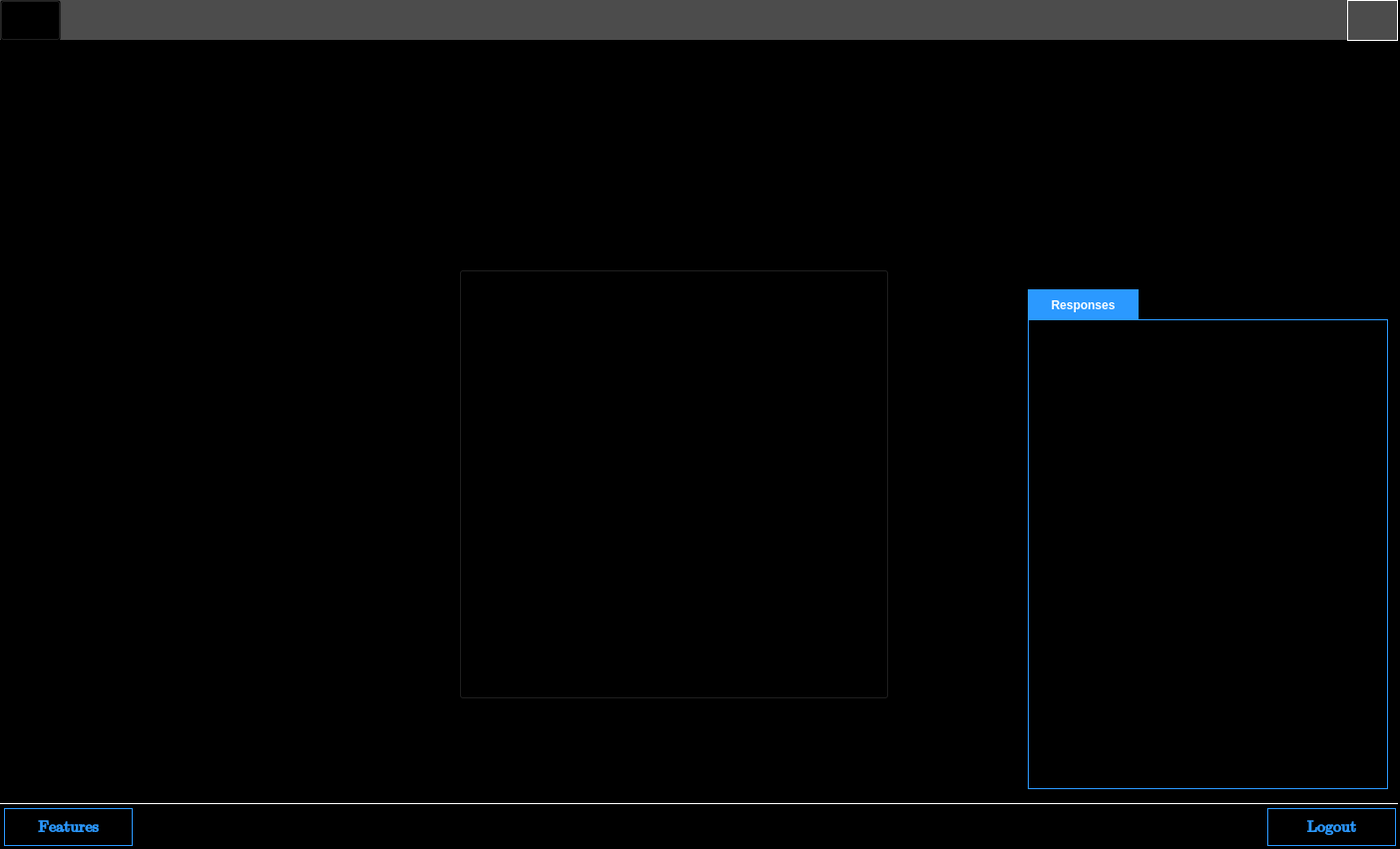
<?xml version="1.0" encoding="UTF-8"?>
<ui version="4.0">
 <class>home</class>
 <widget class="QMainWindow" name="home">
  <property name="geometry">
   <rect>
    <x>0</x>
    <y>0</y>
    <width>1403</width>
    <height>851</height>
   </rect>
  </property>
  <property name="windowTitle">
   <string>MainWindow</string>
  </property>
  <property name="styleSheet">
   <string notr="true">background-color: rgb(0, 0, 0);</string>
  </property>
  <widget class="QWidget" name="centralwidget">
   <layout class="QHBoxLayout" name="horizontalLayout">
    <property name="spacing">
     <number>0</number>
    </property>
    <property name="leftMargin">
     <number>0</number>
    </property>
    <property name="topMargin">
     <number>0</number>
    </property>
    <property name="rightMargin">
     <number>0</number>
    </property>
    <property name="bottomMargin">
     <number>0</number>
    </property>
    <item>
     <widget class="QFrame" name="frame">
      <property name="maximumSize">
       <size>
        <width>0</width>
        <height>16777215</height>
       </size>
      </property>
      <property name="styleSheet">
       <string notr="true"/>
      </property>
      <property name="frameShape">
       <enum>QFrame::StyledPanel</enum>
      </property>
      <property name="frameShadow">
       <enum>QFrame::Raised</enum>
      </property>
      <widget class="QLabel" name="label_12">
       <property name="geometry">
        <rect>
         <x>0</x>
         <y>0</y>
         <width>251</width>
         <height>201</height>
        </rect>
       </property>
       <property name="styleSheet">
        <string notr="true">background-color: rgb(41, 113, 121);
border-right:1px solid rgb(255,255,255);</string>
       </property>
       <property name="text">
        <string/>
       </property>
      </widget>
      <widget class="QLabel" name="label_13">
       <property name="geometry">
        <rect>
         <x>70</x>
         <y>30</y>
         <width>116</width>
         <height>91</height>
        </rect>
       </property>
       <property name="styleSheet">
        <string notr="true">background-color:rgba(0,0,0,0);
border:1px solid rgb(255, 255, 255);</string>
       </property>
       <property name="text">
        <string/>
       </property>
       <property name="pixmap">
        <pixmap>images/defaultperson.jpg</pixmap>
       </property>
       <property name="scaledContents">
        <bool>true</bool>
       </property>
      </widget>
      <widget class="QLabel" name="label_14">
       <property name="geometry">
        <rect>
         <x>0</x>
         <y>140</y>
         <width>121</width>
         <height>41</height>
        </rect>
       </property>
       <property name="font">
        <font>
         <family>Cambria Math</family>
         <pointsize>15</pointsize>
         <weight>75</weight>
         <bold>true</bold>
        </font>
       </property>
       <property name="styleSheet">
        <string notr="true">background-color:rgba(0,0,0,0);
color:rgb(255,255,255);</string>
       </property>
       <property name="text">
        <string/>
       </property>
       <property name="alignment">
        <set>Qt::AlignRight|Qt::AlignTrailing|Qt::AlignVCenter</set>
       </property>
      </widget>
      <widget class="QPushButton" name="pushButton_5">
       <property name="geometry">
        <rect>
         <x>10</x>
         <y>300</y>
         <width>231</width>
         <height>41</height>
        </rect>
       </property>
       <property name="font">
        <font>
         <family>Cambria Math</family>
         <pointsize>13</pointsize>
         <weight>75</weight>
         <bold>true</bold>
        </font>
       </property>
       <property name="styleSheet">
        <string notr="true">QPushButton{
	color:rgb(255,255,255);
}
QPushButton:hover{
	background-color: rgb(43, 199, 255);
	color:rgb(0,0,0);
}</string>
       </property>
       <property name="text">
        <string>Home</string>
       </property>
      </widget>
      <widget class="QLabel" name="label_15">
       <property name="geometry">
        <rect>
         <x>130</x>
         <y>140</y>
         <width>121</width>
         <height>41</height>
        </rect>
       </property>
       <property name="font">
        <font>
         <family>Cambria Math</family>
         <pointsize>15</pointsize>
         <weight>75</weight>
         <bold>true</bold>
        </font>
       </property>
       <property name="styleSheet">
        <string notr="true">background-color:rgba(0,0,0,0);
color:rgb(255,255,255);</string>
       </property>
       <property name="text">
        <string/>
       </property>
       <property name="alignment">
        <set>Qt::AlignLeading|Qt::AlignLeft|Qt::AlignVCenter</set>
       </property>
      </widget>
      <widget class="QPushButton" name="pushButton_6">
       <property name="geometry">
        <rect>
         <x>10</x>
         <y>240</y>
         <width>231</width>
         <height>41</height>
        </rect>
       </property>
       <property name="font">
        <font>
         <family>Cambria Math</family>
         <pointsize>13</pointsize>
         <weight>75</weight>
         <bold>true</bold>
        </font>
       </property>
       <property name="styleSheet">
        <string notr="true">QPushButton{
	color:rgb(255,255,255);
}
QPushButton:hover{
	background-color: rgb(43, 199, 255);
	color:rgb(0,0,0);
}</string>
       </property>
       <property name="text">
        <string>Profile</string>
       </property>
      </widget>
      <widget class="QPushButton" name="pushButton_7">
       <property name="geometry">
        <rect>
         <x>10</x>
         <y>800</y>
         <width>231</width>
         <height>41</height>
        </rect>
       </property>
       <property name="font">
        <font>
         <family>Cambria Math</family>
         <pointsize>13</pointsize>
         <weight>75</weight>
         <bold>true</bold>
        </font>
       </property>
       <property name="styleSheet">
        <string notr="true">QPushButton{
	color:rgb(255,255,255);
}
QPushButton:hover{
	background-color: rgb(43, 199, 255);
	color:rgb(0,0,0);
}</string>
       </property>
       <property name="text">
        <string>Quit</string>
       </property>
      </widget>
      <widget class="QLabel" name="label_18">
       <property name="geometry">
        <rect>
         <x>0</x>
         <y>200</y>
         <width>251</width>
         <height>651</height>
        </rect>
       </property>
       <property name="styleSheet">
        <string notr="true">color:rgb(0,0,0);
border-right:1px solid rgb(255,255,255);</string>
       </property>
       <property name="text">
        <string/>
       </property>
      </widget>
      <widget class="QPushButton" name="pushButton_8">
       <property name="geometry">
        <rect>
         <x>10</x>
         <y>360</y>
         <width>231</width>
         <height>41</height>
        </rect>
       </property>
       <property name="font">
        <font>
         <family>Cambria Math</family>
         <pointsize>13</pointsize>
         <weight>75</weight>
         <bold>true</bold>
        </font>
       </property>
       <property name="styleSheet">
        <string notr="true">QPushButton{
	color:rgb(255,255,255);
}
QPushButton:hover{
	background-color: rgb(43, 199, 255);
	color:rgb(0,0,0);
}</string>
       </property>
       <property name="text">
        <string>Features</string>
       </property>
      </widget>
      <zorder>label_18</zorder>
      <zorder>label_12</zorder>
      <zorder>label_13</zorder>
      <zorder>label_14</zorder>
      <zorder>pushButton_5</zorder>
      <zorder>label_15</zorder>
      <zorder>pushButton_6</zorder>
      <zorder>pushButton_7</zorder>
      <zorder>pushButton_8</zorder>
     </widget>
    </item>
    <item>
     <widget class="QFrame" name="frame_2">
      <property name="frameShape">
       <enum>QFrame::StyledPanel</enum>
      </property>
      <property name="frameShadow">
       <enum>QFrame::Raised</enum>
      </property>
      <widget class="QLabel" name="label">
       <property name="geometry">
        <rect>
         <x>0</x>
         <y>0</y>
         <width>1401</width>
         <height>40</height>
        </rect>
       </property>
       <property name="styleSheet">
        <string notr="true">background-color: rgb(76, 76, 76);</string>
       </property>
       <property name="text">
        <string/>
       </property>
      </widget>
      <widget class="QLabel" name="label_2">
       <property name="geometry">
        <rect>
         <x>10</x>
         <y>5</y>
         <width>41</width>
         <height>31</height>
        </rect>
       </property>
       <property name="text">
        <string/>
       </property>
       <property name="pixmap">
        <pixmap>Images/menu.png</pixmap>
       </property>
       <property name="scaledContents">
        <bool>true</bool>
       </property>
      </widget>
      <widget class="QLabel" name="label_3">
       <property name="geometry">
        <rect>
         <x>1350</x>
         <y>0</y>
         <width>51</width>
         <height>41</height>
        </rect>
       </property>
       <property name="styleSheet">
        <string notr="true">background-color: rgba(0, 0, 0, 0);</string>
       </property>
       <property name="text">
        <string/>
       </property>
       <property name="pixmap">
        <pixmap>Database/Images/defaultperson.jpg</pixmap>
       </property>
       <property name="scaledContents">
        <bool>true</bool>
       </property>
      </widget>
      <widget class="QLabel" name="label_4">
       <property name="geometry">
        <rect>
         <x>20</x>
         <y>70</y>
         <width>401</width>
         <height>91</height>
        </rect>
       </property>
       <property name="text">
        <string/>
       </property>
       <property name="pixmap">
        <pixmap>../Images/initial.gif</pixmap>
       </property>
       <property name="scaledContents">
        <bool>false</bool>
       </property>
      </widget>
      <widget class="QLabel" name="label_5">
       <property name="geometry">
        <rect>
         <x>170</x>
         <y>90</y>
         <width>1011</width>
         <height>741</height>
        </rect>
       </property>
       <property name="text">
        <string/>
       </property>
       <property name="pixmap">
        <pixmap>../Images/Aqua.gif</pixmap>
       </property>
       <property name="scaledContents">
        <bool>true</bool>
       </property>
      </widget>
      <widget class="QLabel" name="label_6">
       <property name="geometry">
        <rect>
         <x>-90</x>
         <y>210</y>
         <width>541</width>
         <height>381</height>
        </rect>
       </property>
       <property name="text">
        <string/>
       </property>
       <property name="pixmap">
        <pixmap>../Images/Iron_Template_1.gif</pixmap>
       </property>
       <property name="scaledContents">
        <bool>true</bool>
       </property>
      </widget>
      <widget class="QTextEdit" name="textEdit">
       <property name="geometry">
        <rect>
         <x>1030</x>
         <y>320</y>
         <width>361</width>
         <height>471</height>
        </rect>
       </property>
       <property name="font">
        <font>
         <pointsize>10</pointsize>
         <weight>75</weight>
         <bold>true</bold>
        </font>
       </property>
       <property name="styleSheet">
        <string notr="true">border:1px solid rgb(43, 153, 255);
color: rgb(133, 255, 251);</string>
       </property>
       <property name="sizeAdjustPolicy">
        <enum>QAbstractScrollArea::AdjustToContents</enum>
       </property>
       <property name="tabChangesFocus">
        <bool>true</bool>
       </property>
       <property name="readOnly">
        <bool>true</bool>
       </property>
       <property name="html">
        <string>&lt;!DOCTYPE HTML PUBLIC &quot;-//W3C//DTD HTML 4.0//EN&quot; &quot;http://www.w3.org/TR/REC-html40/strict.dtd&quot;&gt;
&lt;html&gt;&lt;head&gt;&lt;meta name=&quot;qrichtext&quot; content=&quot;1&quot; /&gt;&lt;style type=&quot;text/css&quot;&gt;
p, li { white-space: pre-wrap; }
&lt;/style&gt;&lt;/head&gt;&lt;body style=&quot; font-family:'MS Shell Dlg 2'; font-size:10pt; font-weight:600; font-style:normal;&quot;&gt;
&lt;p style=&quot;-qt-paragraph-type:empty; margin-top:0px; margin-bottom:0px; margin-left:0px; margin-right:0px; -qt-block-indent:0; text-indent:0px;&quot;&gt;&lt;br /&gt;&lt;/p&gt;&lt;/body&gt;&lt;/html&gt;</string>
       </property>
      </widget>
      <widget class="QLabel" name="label_7">
       <property name="geometry">
        <rect>
         <x>0</x>
         <y>805</y>
         <width>1401</width>
         <height>51</height>
        </rect>
       </property>
       <property name="styleSheet">
        <string notr="true">background-color: rgba(0,0,0,0);
border-top:1px solid rgb(255,255,255)</string>
       </property>
       <property name="text">
        <string/>
       </property>
      </widget>
      <widget class="QLabel" name="label_8">
       <property name="geometry">
        <rect>
         <x>540</x>
         <y>90</y>
         <width>261</width>
         <height>61</height>
        </rect>
       </property>
       <property name="font">
        <font>
         <family>Cambria Math</family>
         <pointsize>25</pointsize>
        </font>
       </property>
       <property name="styleSheet">
        <string notr="true">color: rgb(133, 255, 251);</string>
       </property>
       <property name="text">
        <string/>
       </property>
       <property name="alignment">
        <set>Qt::AlignCenter</set>
       </property>
      </widget>
      <widget class="QLabel" name="label_9">
       <property name="geometry">
        <rect>
         <x>1010</x>
         <y>20</y>
         <width>411</width>
         <height>271</height>
        </rect>
       </property>
       <property name="text">
        <string/>
       </property>
       <property name="pixmap">
        <pixmap>Database/Images/wdwdwd.png</pixmap>
       </property>
       <property name="scaledContents">
        <bool>true</bool>
       </property>
      </widget>
      <widget class="QLabel" name="label_10">
       <property name="geometry">
        <rect>
         <x>1030</x>
         <y>290</y>
         <width>111</width>
         <height>31</height>
        </rect>
       </property>
       <property name="font">
        <font>
         <weight>75</weight>
         <bold>true</bold>
        </font>
       </property>
       <property name="styleSheet">
        <string notr="true">background-color: rgb(43, 153, 255);
color:rgb(255,255,255);</string>
       </property>
       <property name="text">
        <string>Responses</string>
       </property>
       <property name="alignment">
        <set>Qt::AlignCenter</set>
       </property>
      </widget>
      <widget class="QLabel" name="label_11">
       <property name="geometry">
        <rect>
         <x>-20</x>
         <y>560</y>
         <width>401</width>
         <height>241</height>
        </rect>
       </property>
       <property name="text">
        <string/>
       </property>
       <property name="pixmap">
        <pixmap>../Images/Earth.gif</pixmap>
       </property>
       <property name="scaledContents">
        <bool>true</bool>
       </property>
      </widget>
      <widget class="QPushButton" name="pushButton">
       <property name="geometry">
        <rect>
         <x>1350</x>
         <y>0</y>
         <width>51</width>
         <height>41</height>
        </rect>
       </property>
       <property name="styleSheet">
        <string notr="true">background-color:rgba(0,0,0,0);
border:1px solid rgb(255, 255, 255)</string>
       </property>
       <property name="text">
        <string/>
       </property>
      </widget>
      <widget class="QPushButton" name="pushButton_2">
       <property name="geometry">
        <rect>
         <x>0</x>
         <y>0</y>
         <width>61</width>
         <height>41</height>
        </rect>
       </property>
       <property name="styleSheet">
        <string notr="true">background-color:rgba(0,0,0,0);</string>
       </property>
       <property name="text">
        <string/>
       </property>
      </widget>
      <widget class="QPushButton" name="pushButton_3">
       <property name="geometry">
        <rect>
         <x>460</x>
         <y>270</y>
         <width>431</width>
         <height>431</height>
        </rect>
       </property>
       <property name="styleSheet">
        <string notr="true">background-color:rgba(0,0,0,0);</string>
       </property>
       <property name="text">
        <string/>
       </property>
      </widget>
      <widget class="QPushButton" name="pushButton_4">
       <property name="geometry">
        <rect>
         <x>1270</x>
         <y>810</y>
         <width>129</width>
         <height>38</height>
        </rect>
       </property>
       <property name="font">
        <font>
         <family>Cambria Math</family>
         <pointsize>12</pointsize>
         <weight>75</weight>
         <bold>true</bold>
        </font>
       </property>
       <property name="styleSheet">
        <string notr="true">QPushButton{
	color:rgb(43, 153, 255);
	border:1px solid rgb(43, 153, 255);
}
QPushButton:hover{
	background-color: rgb(43, 153, 255);
	color:rgb(0,0,0);
}</string>
       </property>
       <property name="text">
        <string>Logout</string>
       </property>
      </widget>
      <widget class="QLabel" name="label_16">
       <property name="geometry">
        <rect>
         <x>1100</x>
         <y>90</y>
         <width>211</width>
         <height>61</height>
        </rect>
       </property>
       <property name="font">
        <font>
         <family>Cambria Math</family>
         <pointsize>28</pointsize>
         <weight>75</weight>
         <bold>true</bold>
        </font>
       </property>
       <property name="styleSheet">
        <string notr="true">color: rgb(133, 255, 251);</string>
       </property>
       <property name="text">
        <string/>
       </property>
       <property name="alignment">
        <set>Qt::AlignCenter</set>
       </property>
      </widget>
      <widget class="QLabel" name="label_17">
       <property name="geometry">
        <rect>
         <x>1100</x>
         <y>170</y>
         <width>211</width>
         <height>61</height>
        </rect>
       </property>
       <property name="font">
        <font>
         <family>Cambria Math</family>
         <pointsize>22</pointsize>
         <weight>75</weight>
         <bold>true</bold>
        </font>
       </property>
       <property name="styleSheet">
        <string notr="true">color: rgb(133, 255, 251);</string>
       </property>
       <property name="text">
        <string/>
       </property>
       <property name="alignment">
        <set>Qt::AlignCenter</set>
       </property>
      </widget>
      <widget class="QPushButton" name="pushButton_13">
       <property name="geometry">
        <rect>
         <x>4</x>
         <y>810</y>
         <width>129</width>
         <height>38</height>
        </rect>
       </property>
       <property name="font">
        <font>
         <family>Cambria Math</family>
         <pointsize>12</pointsize>
         <weight>75</weight>
         <bold>true</bold>
        </font>
       </property>
       <property name="styleSheet">
        <string notr="true">QPushButton{
	color:rgb(43, 153, 255);
	border:1px solid rgb(43, 153, 255);
}
QPushButton:hover{
	background-color: rgb(43, 153, 255);
	color:rgb(0,0,0);
}</string>
       </property>
       <property name="text">
        <string>Features</string>
       </property>
      </widget>
      <widget class="QFrame" name="frame_3">
       <property name="geometry">
        <rect>
         <x>0</x>
         <y>40</y>
         <width>0</width>
         <height>811</height>
        </rect>
       </property>
       <property name="styleSheet">
        <string notr="true">background-color: rgb(50, 50, 50);</string>
       </property>
       <property name="frameShape">
        <enum>QFrame::StyledPanel</enum>
       </property>
       <property name="frameShadow">
        <enum>QFrame::Raised</enum>
       </property>
       <widget class="QLabel" name="label_19">
        <property name="geometry">
         <rect>
          <x>0</x>
          <y>0</y>
          <width>1401</width>
          <height>151</height>
         </rect>
        </property>
        <property name="styleSheet">
         <string notr="true">background-color: rgb(33, 33, 33);</string>
        </property>
        <property name="text">
         <string/>
        </property>
       </widget>
       <widget class="QLabel" name="label_20">
        <property name="geometry">
         <rect>
          <x>500</x>
          <y>40</y>
          <width>391</width>
          <height>81</height>
         </rect>
        </property>
        <property name="font">
         <font>
          <family>Cambria Math</family>
          <pointsize>30</pointsize>
          <weight>75</weight>
          <bold>true</bold>
         </font>
        </property>
        <property name="styleSheet">
         <string notr="true">color:rgb(255,255,255);
background-color:rgba(0,0,0,0);</string>
        </property>
        <property name="text">
         <string>Advance Features</string>
        </property>
       </widget>
       <widget class="QLabel" name="label_21">
        <property name="geometry">
         <rect>
          <x>50</x>
          <y>230</y>
          <width>401</width>
          <height>241</height>
         </rect>
        </property>
        <property name="styleSheet">
         <string notr="true">background-color: rgb(33, 33, 33);
border-radius:30px</string>
        </property>
        <property name="frameShape">
         <enum>QFrame::NoFrame</enum>
        </property>
        <property name="text">
         <string/>
        </property>
       </widget>
       <widget class="QLabel" name="label_22">
        <property name="geometry">
         <rect>
          <x>110</x>
          <y>270</y>
          <width>281</width>
          <height>41</height>
         </rect>
        </property>
        <property name="font">
         <font>
          <family>Cambria Math</family>
          <pointsize>17</pointsize>
         </font>
        </property>
        <property name="styleSheet">
         <string notr="true">color:rgb(255, 255, 255);
background-color:rgba(0,0,0,0);</string>
        </property>
        <property name="text">
         <string>Add application or web</string>
        </property>
       </widget>
       <widget class="QLabel" name="label_23">
        <property name="geometry">
         <rect>
          <x>80</x>
          <y>330</y>
          <width>331</width>
          <height>61</height>
         </rect>
        </property>
        <property name="font">
         <font>
          <pointsize>10</pointsize>
         </font>
        </property>
        <property name="styleSheet">
         <string notr="true">background-color:rgba(0,0,0,0);
color: rgb(255, 255, 255);</string>
        </property>
        <property name="text">
         <string>Use this feature to open the application or websites. This feature is most useful</string>
        </property>
        <property name="alignment">
         <set>Qt::AlignCenter</set>
        </property>
        <property name="wordWrap">
         <bool>true</bool>
        </property>
       </widget>
       <widget class="QPushButton" name="pushButton_9">
        <property name="geometry">
         <rect>
          <x>190</x>
          <y>410</y>
          <width>121</width>
          <height>36</height>
         </rect>
        </property>
        <property name="font">
         <font>
          <family>Cambria Math</family>
          <pointsize>10</pointsize>
          <weight>75</weight>
          <bold>true</bold>
         </font>
        </property>
        <property name="styleSheet">
         <string notr="true">QPushButton{
	color: rgb(58, 196, 255);
	background-color:rgb(0, 0, 0);
	border:1px solid rgb(58, 196, 255);
}
QPushButton:hover{
	background-color:rgb(58, 196, 255);
	color:rgb(0,0,0);
}</string>
        </property>
        <property name="text">
         <string>Launch</string>
        </property>
       </widget>
       <widget class="QPushButton" name="pushButton_10">
        <property name="geometry">
         <rect>
          <x>50</x>
          <y>740</y>
          <width>161</width>
          <height>41</height>
         </rect>
        </property>
        <property name="font">
         <font>
          <family>Cambria Math</family>
          <pointsize>11</pointsize>
          <weight>75</weight>
          <bold>true</bold>
         </font>
        </property>
        <property name="styleSheet">
         <string notr="true">QPushButton{
	color: rgb(58, 196, 255);
	background-color:rgb(0, 0, 0);
	border:1px solid rgb(58, 196, 255);
}
QPushButton:hover{
	background-color:rgb(58, 196, 255);
	color:rgb(0,0,0);
}</string>
        </property>
        <property name="text">
         <string>Back</string>
        </property>
       </widget>
       <widget class="QLabel" name="label_24">
        <property name="geometry">
         <rect>
          <x>500</x>
          <y>230</y>
          <width>401</width>
          <height>241</height>
         </rect>
        </property>
        <property name="styleSheet">
         <string notr="true">background-color: rgb(33, 33, 33);
border-radius:30px</string>
        </property>
        <property name="frameShape">
         <enum>QFrame::NoFrame</enum>
        </property>
        <property name="text">
         <string/>
        </property>
       </widget>
       <widget class="QLabel" name="label_25">
        <property name="geometry">
         <rect>
          <x>610</x>
          <y>270</y>
          <width>171</width>
          <height>41</height>
         </rect>
        </property>
        <property name="font">
         <font>
          <family>Cambria Math</family>
          <pointsize>17</pointsize>
         </font>
        </property>
        <property name="styleSheet">
         <string notr="true">color:rgb(255, 255, 255);
background-color:rgba(0,0,0,0);</string>
        </property>
        <property name="text">
         <string>Virtual Mouse</string>
        </property>
       </widget>
       <widget class="QLabel" name="label_26">
        <property name="geometry">
         <rect>
          <x>540</x>
          <y>330</y>
          <width>331</width>
          <height>61</height>
         </rect>
        </property>
        <property name="font">
         <font>
          <pointsize>10</pointsize>
         </font>
        </property>
        <property name="styleSheet">
         <string notr="true">background-color:rgba(0,0,0,0);
color: rgb(255, 255, 255);</string>
        </property>
        <property name="text">
         <string>Virtual Mouse is very easy to use click here to launch button. Move the fingers show camera in your laptop or pc</string>
        </property>
        <property name="alignment">
         <set>Qt::AlignCenter</set>
        </property>
        <property name="wordWrap">
         <bool>true</bool>
        </property>
       </widget>
       <widget class="QPushButton" name="pushButton_11">
        <property name="geometry">
         <rect>
          <x>640</x>
          <y>410</y>
          <width>121</width>
          <height>36</height>
         </rect>
        </property>
        <property name="font">
         <font>
          <family>Cambria Math</family>
          <pointsize>10</pointsize>
          <weight>75</weight>
          <bold>true</bold>
         </font>
        </property>
        <property name="styleSheet">
         <string notr="true">QPushButton{
	color: rgb(58, 196, 255);
	background-color:rgb(0, 0, 0);
	border:1px solid rgb(58, 196, 255);
}
QPushButton:hover{
	background-color:rgb(58, 196, 255);
	color:rgb(0,0,0);
}</string>
        </property>
        <property name="text">
         <string>Launch</string>
        </property>
       </widget>
       <widget class="QLabel" name="label_27">
        <property name="geometry">
         <rect>
          <x>950</x>
          <y>230</y>
          <width>401</width>
          <height>241</height>
         </rect>
        </property>
        <property name="styleSheet">
         <string notr="true">background-color: rgb(33, 33, 33);
border-radius:30px</string>
        </property>
        <property name="frameShape">
         <enum>QFrame::NoFrame</enum>
        </property>
        <property name="text">
         <string/>
        </property>
       </widget>
       <widget class="QLabel" name="label_28">
        <property name="geometry">
         <rect>
          <x>1090</x>
          <y>270</y>
          <width>111</width>
          <height>41</height>
         </rect>
        </property>
        <property name="font">
         <font>
          <family>Cambria Math</family>
          <pointsize>17</pointsize>
         </font>
        </property>
        <property name="styleSheet">
         <string notr="true">color:rgb(255, 255, 255);
background-color:rgba(0,0,0,0);</string>
        </property>
        <property name="text">
         <string>Browser</string>
        </property>
       </widget>
       <widget class="QLabel" name="label_29">
        <property name="geometry">
         <rect>
          <x>980</x>
          <y>330</y>
          <width>331</width>
          <height>61</height>
         </rect>
        </property>
        <property name="font">
         <font>
          <pointsize>10</pointsize>
         </font>
        </property>
        <property name="styleSheet">
         <string notr="true">background-color:rgba(0,0,0,0);
color: rgb(255, 255, 255);</string>
        </property>
        <property name="text">
         <string>Browser is very fastest. This is a internet browser to safe browsing. </string>
        </property>
        <property name="alignment">
         <set>Qt::AlignCenter</set>
        </property>
        <property name="wordWrap">
         <bool>true</bool>
        </property>
       </widget>
       <widget class="QPushButton" name="pushButton_12">
        <property name="geometry">
         <rect>
          <x>1090</x>
          <y>410</y>
          <width>121</width>
          <height>36</height>
         </rect>
        </property>
        <property name="font">
         <font>
          <family>Cambria Math</family>
          <pointsize>10</pointsize>
          <weight>75</weight>
          <bold>true</bold>
         </font>
        </property>
        <property name="styleSheet">
         <string notr="true">QPushButton{
	color: rgb(58, 196, 255);
	background-color:rgb(0, 0, 0);
	border:1px solid rgb(58, 196, 255);
}
QPushButton:hover{
	background-color:rgb(58, 196, 255);
	color:rgb(0,0,0);
}</string>
        </property>
        <property name="text">
         <string>Launch</string>
        </property>
       </widget>
       <widget class="QPushButton" name="pushButton_14">
        <property name="geometry">
         <rect>
          <x>1180</x>
          <y>740</y>
          <width>161</width>
          <height>41</height>
         </rect>
        </property>
        <property name="font">
         <font>
          <family>Cambria Math</family>
          <pointsize>11</pointsize>
          <weight>75</weight>
          <bold>true</bold>
         </font>
        </property>
        <property name="styleSheet">
         <string notr="true">QPushButton{
	color: rgb(58, 196, 255);
	background-color:rgb(0, 0, 0);
	border:1px solid rgb(58, 196, 255);
}
QPushButton:hover{
	background-color:rgb(58, 196, 255);
	color:rgb(0,0,0);
}</string>
        </property>
        <property name="text">
         <string>Clear all data</string>
        </property>
       </widget>
       <zorder>label_24</zorder>
       <zorder>label_19</zorder>
       <zorder>label_20</zorder>
       <zorder>label_21</zorder>
       <zorder>label_22</zorder>
       <zorder>label_23</zorder>
       <zorder>pushButton_9</zorder>
       <zorder>pushButton_10</zorder>
       <zorder>label_25</zorder>
       <zorder>label_26</zorder>
       <zorder>pushButton_11</zorder>
       <zorder>label_27</zorder>
       <zorder>label_28</zorder>
       <zorder>label_29</zorder>
       <zorder>pushButton_12</zorder>
       <zorder>pushButton_14</zorder>
      </widget>
      <zorder>label_5</zorder>
      <zorder>label_11</zorder>
      <zorder>label_9</zorder>
      <zorder>label</zorder>
      <zorder>label_2</zorder>
      <zorder>label_3</zorder>
      <zorder>label_4</zorder>
      <zorder>label_6</zorder>
      <zorder>textEdit</zorder>
      <zorder>label_7</zorder>
      <zorder>label_8</zorder>
      <zorder>label_10</zorder>
      <zorder>pushButton</zorder>
      <zorder>pushButton_2</zorder>
      <zorder>pushButton_3</zorder>
      <zorder>pushButton_4</zorder>
      <zorder>label_16</zorder>
      <zorder>label_17</zorder>
      <zorder>pushButton_13</zorder>
      <zorder>frame_3</zorder>
     </widget>
    </item>
   </layout>
  </widget>
 </widget>
 <resources/>
 <connections/>
</ui>
